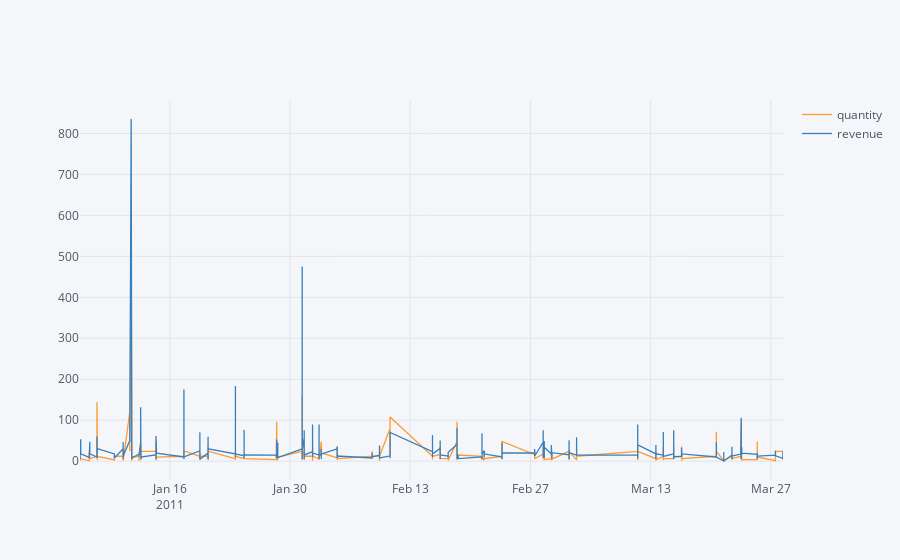

The cell this chart's notebook holds for it:
### Code cell
filtrd_data2.iplot(kind='line',x='invoicedate', y=['quantity', 'revenue'],)

### Figure 1 — Plotly figure (JSON) as saved in the notebook; plotly's stock layout.template omitted (floating-point values rounded to 4 significant figures; data arrays with more than 128 entries replaced by an {"elided": "..."} marker saying what was removed)
{"data": [{"line": {"color": "rgba(255, 153, 51, 1.0)", "dash": "solid", "shape": "linear", "width": 1.3}, "mode": "lines", "name": "quantity", "text": "", "type": "scatter", "uid": "9b4b264d-bd62-4e34-a87e-70bcd3593dde", "x": {"elided": "1492 str values"}, "y": {"elided": "1492 int values"}}, {"line": {"color": "rgba(55, 128, 191, 1.0)", "dash": "solid", "shape": "linear", "width": 1.3}, "mode": "lines", "name": "revenue", "text": "", "type": "scatter", "uid": "06288268-f715-43a2-9cc3-41b24c3d49bb", "x": {"elided": "1492 str values"}, "y": {"elided": "1492 float values"}}], "layout": {"legend": {"bgcolor": "#F5F6F9", "font": {"color": "#4D5663"}}, "paper_bgcolor": "#F5F6F9", "plot_bgcolor": "#F5F6F9", "title": {"font": {"color": "#4D5663"}}, "xaxis": {"gridcolor": "#E1E5ED", "showgrid": true, "tickfont": {"color": "#4D5663"}, "title": {"font": {"color": "#4D5663"}, "text": ""}, "zerolinecolor": "#E1E5ED"}, "yaxis": {"gridcolor": "#E1E5ED", "showgrid": true, "tickfont": {"color": "#4D5663"}, "title": {"font": {"color": "#4D5663"}, "text": ""}, "zerolinecolor": "#E1E5ED"}}}
